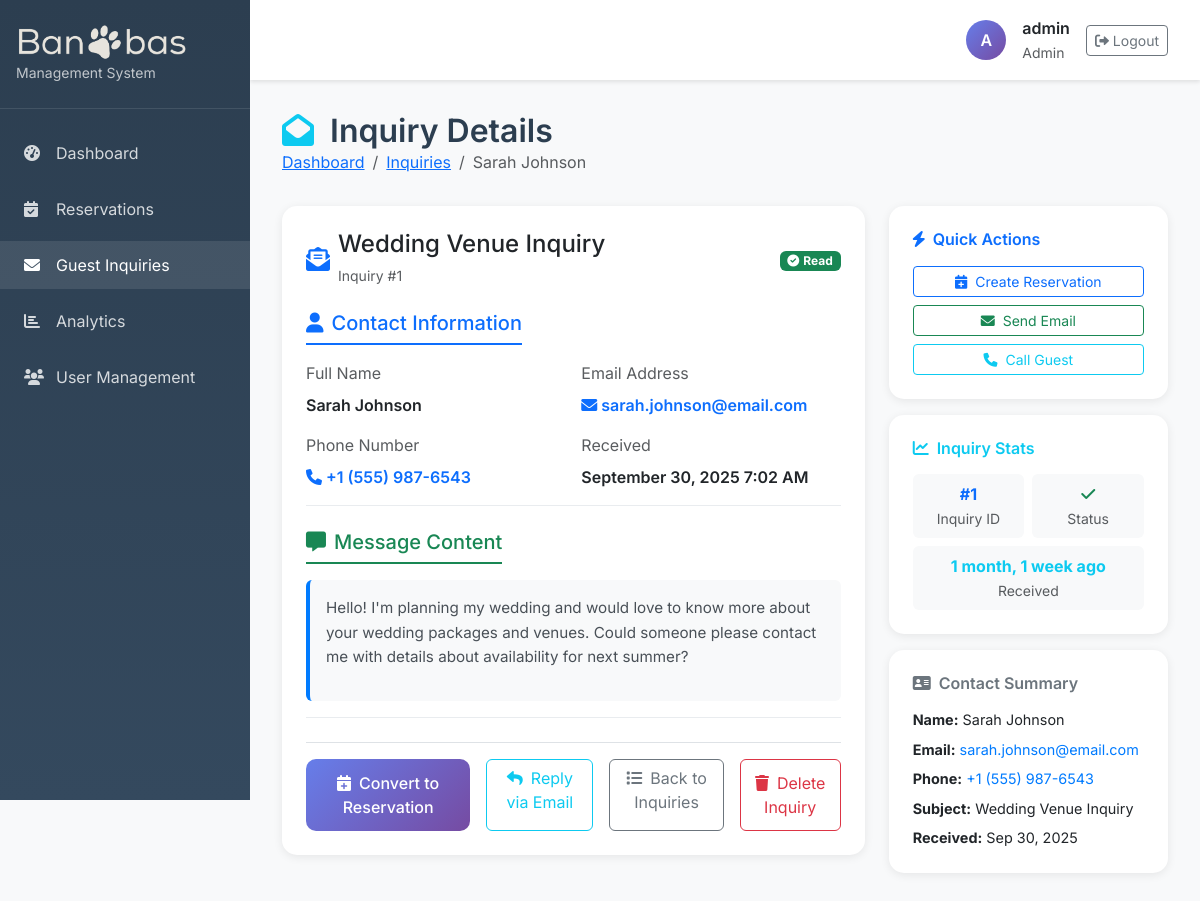
Page /_internal/inquiries/1/ (signed in) on the committed database.
### backoffice/models.py (models this page shows, shortened)
class UserProfile(models.Model):
    ROLE_CHOICES = [
        ('agent', 'Agent'),
        ('viewer', 'Viewer'),
        ('admin', 'Admin'),
    ]
    user = models.OneToOneField(User, on_delete=models.CASCADE)
    role = models.CharField(max_length=10, choices=ROLE_CHOICES, default='agent')
    created_at = models.DateTimeField(auto_now_add=True)
    updated_at = models.DateTimeField(auto_now=True)
    def can_edit_reservations(self):
        return self.role == 'admin'

### resort/models.py (models this page shows, shortened)
class Contact(models.Model):
    name = models.CharField(max_length=100)
    email = models.EmailField()
    phone = models.CharField(max_length=20, blank=True)
    subject = models.CharField(max_length=200)
    message = models.TextField()
    created_at = models.DateTimeField(auto_now_add=True)
    is_read = models.BooleanField(default=False)
    class Meta:
        ordering = ['-created_at']

### backoffice/views.py (the view, shortened to what this page needs)
# urls.py: path('inquiries/<int:pk>/', views.ContactInquiryDetailView.as_view(), name='inquiry_detail'),
class ContactInquiryDetailView(ViewerAllowedMixin, DetailView):
    model = Contact
    template_name = 'backoffice/inquiry_detail.html'
    context_object_name = 'inquiry'
    def get_object(self):
        obj = super().get_object()
        if not obj.is_read and self.request.method == 'GET':
            obj.is_read = True
            obj.save()
        return obj

### templates/backoffice/inquiry_detail.html (shortened to what this page needs)
{% extends 'backoffice/base.html' %}
{% block content %}
<div class="page-header">
    <h1 class="page-title">
        <i class="fas fa-envelope-open text-info me-2"></i>
        Inquiry Details
    </h1>
    <nav aria-label="breadcrumb">
        <ol class="breadcrumb">
            <li class="breadcrumb-item"><a href="{% url 'backoffice:dashboard' %}">Dashboard</a></li>
            <li class="breadcrumb-item"><a href="{% url 'backoffice:inquiry_list' %}">Inquiries</a></li>
            <li class="breadcrumb-item active">{{ inquiry.name }}</li>
        </ol>
    </nav>
</div>
<div class="row">
    <div class="col-lg-8">
        <div class="stat-card">
            <div class="d-flex justify-content-between align-items-center mb-4">
                <div class="d-flex align-items-center">
                    <i class="fas fa-envelope-open-text text-primary me-2 fs-4"></i>
                    <div>
                        <h4 class="mb-1">{{ inquiry.subject }}</h4>
                        <small class="text-muted">Inquiry #{{ inquiry.id }}</small>
                    </div>
                </div>
                <div>
                    {% if inquiry.is_read %}
                        <span class="badge bg-success">
                            <i class="fas fa-check-circle me-1"></i>Read
                        </span>
                    {% else %}
                        <span class="badge bg-warning">
                            <i class="fas fa-envelope me-1"></i>Unread
                        </span>
                    {% endif %}
                </div>
            </div>
            <div class="card-section mb-4">
                <h5 class="section-title text-primary mb-3">
                    <i class="fas fa-user me-2"></i>Contact Information
                </h5>
                <div class="row g-3">
                    <div class="col-md-6">
                        <label class="form-label text-muted">Full Name</label>
                        <div class="fw-semibold">{{ inquiry.name }}</div>
                    </div>
                    <div class="col-md-6">
                        <label class="form-label text-muted">Email Address</label>
                        <div class="fw-semibold">
                            <a href="mailto:{{ inquiry.email }}" class="text-decoration-none">
                                <i class="fas fa-envelope me-1"></i>{{ inquiry.email }}
                            </a>
                        </div>
                    </div>
                    {% if inquiry.phone %}
                    <div class="col-md-6">
                        <label class="form-label text-muted">Phone Number</label>
                        <div class="fw-semibold">
                            <a href="tel:{{ inquiry.phone }}" class="text-decoration-none">
                                <i class="fas fa-phone me-1"></i>{{ inquiry.phone }}
                            </a>
                        </div>
                    </div>
                    {% endif %}
                    <div class="col-md-6">
                        <label class="form-label text-muted">Received</label>
                        <div class="fw-semibold">{{ inquiry.created_at|date:"F j, Y g:i A" }}</div>
                    </div>
                </div>
            </div>
            <div class="card-section mb-4">
                <h5 class="section-title text-success mb-3">
                    <i class="fas fa-comment-alt me-2"></i>Message Content
                </h5>
                <div class="message-content p-3 bg-light rounded">
                    <div class="message-text">{{ inquiry.message|linebreaks }}</div>
                </div>
            </div>
            <div class="d-flex gap-3 pt-3 border-top">
                <a href="{% url 'backoffice:convert_inquiry' inquiry.pk %}" class="btn btn-primary">
                    <i class="fas fa-calendar-plus me-2"></i>Convert to Reservation
                </a>
                <a href="mailto:{{ inquiry.email }}?subject=Re: {{ inquiry.subject|urlencode }}" class="btn btn-outline-info">
                    <i class="fas fa-reply me-2"></i>Reply via Email
                </a>
                <a href="{% url 'backoffice:inquiry_list' %}" class="btn btn-outline-secondary">
                    <i class="fas fa-list me-2"></i>Back to Inquiries
                </a>
                <button type="button" class="btn btn-outline-danger" data-bs-toggle="modal" data-bs-target="#deleteInquiryModal">
                    <i class="fas fa-trash me-2"></i>Delete Inquiry
                </button>
            </div>
        </div>
    </div>
    <div class="col-lg-4">
        <div class="stat-card mb-3">
            <h6 class="fw-semibold text-primary mb-3">
                <i class="fas fa-bolt me-2"></i>Quick Actions
            </h6>
            <div class="d-grid gap-2">
                <a href="{% url 'backoffice:convert_inquiry' inquiry.pk %}" class="btn btn-outline-primary btn-sm">
                    <i class="fas fa-calendar-plus me-2"></i>Create Reservation
                </a>
                <a href="mailto:{{ inquiry.email }}" class="btn btn-outline-success btn-sm">
                    <i class="fas fa-envelope me-2"></i>Send Email
                </a>
                {% if inquiry.phone %}
                <a href="tel:{{ inquiry.phone }}" class="btn btn-outline-info btn-sm">
                    <i class="fas fa-phone me-2"></i>Call Guest
                </a>
                {% endif %}
            </div>
        </div>
        <div class="stat-card mb-3">
            <h6 class="fw-semibold text-info mb-3">
                <i class="fas fa-chart-line me-2"></i>Inquiry Stats
            </h6>
            <div class="row g-2 text-center">
                <div class="col-6">
                    <div class="bg-light rounded p-2">
                        <div class="fw-bold text-primary">#{{ inquiry.id }}</div>
                        <small class="text-muted">Inquiry ID</small>
                    </div>
                </div>
                <div class="col-6">
                    <div class="bg-light rounded p-2">
                        <div class="fw-bold text-success">
                            {% if inquiry.is_read %}
                                <i class="fas fa-check text-success"></i>
                            {% else %}
                                <i class="fas fa-clock text-warning"></i>
                            {% endif %}
                        </div>
                        <small class="text-muted">Status</small>
                    </div>
                </div>
                <div class="col-12">
                    <div class="bg-light rounded p-2">
                        <div class="fw-bold text-info">{{ inquiry.created_at|timesince }} ago</div>
                        <small class="text-muted">Received</small>
                    </div>
                </div>
            </div>
        </div>
        <div class="stat-card">
            <h6 class="fw-semibold text-secondary mb-3">
                <i class="fas fa-address-card me-2"></i>Contact Summary
            </h6>
            <div class="contact-summary">
                <div class="mb-2">
                    <strong>Name:</strong> {{ inquiry.name }}
                </div>
                <div class="mb-2">
                    <strong>Email:</strong>
                    <a href="mailto:{{ inquiry.email }}" class="text-decoration-none">{{ inquiry.email }}</a>
                </div>
                {% if inquiry.phone %}
                <div class="mb-2">
                    <strong>Phone:</strong>
                    <a href="tel:{{ inquiry.phone }}" class="text-decoration-none">{{ inquiry.phone }}</a>
                </div>
                {% endif %}
                <div class="mb-2">
                    <strong>Subject:</strong> {{ inquiry.subject }}
                </div>
                <div>
                    <strong>Received:</strong> {{ inquiry.created_at|date:"M j, Y" }}
                </div>
            </div>
        </div>
    </div>
</div>
{% endblock %}

### templates/backoffice/base.html (shortened to what this page needs)
<!DOCTYPE html>
{% load static %}
<html lang="en">
<head>
    <link href="https://cdn.jsdelivr.net/npm/bootstrap@5.3.2/dist/css/bootstrap.min.css" rel="stylesheet">
    <link rel="stylesheet" href="https://cdnjs.cloudflare.com/ajax/libs/font-awesome/6.0.0/css/all.min.css">
</head>
<body>
    <div class="sidebar" id="sidebar">
        <div class="sidebar-brand">
            <h4>
                <img class="logo" src="{% static 'images/logo/logo.png' %}" alt="Banbas Resort"
                     onerror="this.onerror=null;this.src='{% static 'images/logo/logo1.png' %}';">
            </h4>
            <small>Management System</small>
        </div>
        <nav class="sidebar-nav">
            <ul class="nav flex-column">
                <li class="nav-item">
                    <a class="nav-link {% if request.resolver_match.url_name == 'dashboard' %}active{% endif %}"
                       href="{% url 'backoffice:dashboard' %}">
                        <i class="fas fa-tachometer-alt"></i>
                        Dashboard
                    </a>
                </li>
                <li class="nav-item">
                    <a class="nav-link {% if 'reservation' in request.resolver_match.url_name %}active{% endif %}"
                       href="{% url 'backoffice:reservation_list' %}">
                        <i class="fas fa-calendar-check"></i>
                        Reservations
                    </a>
                </li>
                <li class="nav-item">
                    <a class="nav-link {% if 'inquiry' in request.resolver_match.url_name %}active{% endif %}"
                       href="{% url 'backoffice:inquiry_list' %}">
                        <i class="fas fa-envelope"></i>
                        Guest Inquiries
                    </a>
                </li>
                <li class="nav-item">
                    <a class="nav-link {% if request.resolver_match.url_name == 'analytics' %}active{% endif %}"
                       href="{% url 'backoffice:analytics' %}">
                        <i class="fas fa-chart-bar"></i>
                        Analytics
                    </a>
                </li>
                {% if user.is_authenticated and user.userprofile and user.userprofile.role == 'admin' and user.userprofile.can_edit_reservations %}
                <li class="nav-item">
                    <a class="nav-link {% if 'user' in request.resolver_match.url_name %}active{% endif %}"
                       href="{% url 'backoffice:user_list' %}">
                        <i class="fas fa-users"></i>
                        User Management
                    </a>
                </li>
                {% endif %}
            </ul>
        </nav>
    </div>
    <div class="main-content">
        <div class="top-navbar">
            <div class="d-flex justify-content-between align-items-center">
                <div class="user-info ms-auto">
                    {% if user.is_authenticated %}
                        <div class="user-avatar">
                            {{ user.first_name.0|default:user.username.0|upper }}
                        </div>
                        <div>
                            <div class="fw-semibold">{{ user.get_full_name|default:user.username }}</div>
                            <small class="text-muted">
                                {% if user.userprofile %}{{ user.userprofile.get_role_display }}{% else %}User{% endif %}
                            </small>
                        </div>
                        <div class="ms-3">
                            <form method="post" action="{% url 'backoffice:logout' %}" style="display: inline;">
                                <button type="submit" class="btn btn-outline-secondary btn-sm">
                                    <i class="fas fa-sign-out-alt"></i> Logout
                                </button>
                            </form>
                        </div>
                    {% endif %}
                </div>
            </div>
        </div>
        <div class="content-area">
            {% block content %}
            {% endblock %}
        </div>
    </div>
</body>
</html>

### rows in the picture
Contact: name "Sarah Johnson", subject "Wedding Venue Inquiry", id "1", email "sarah.johnson@email.com", phone "+1 (555) 987-6543", created_at "September 30, 2025 7:02 AM", message "Hello! I'm planning my wedding and would love to know more about your wedding packages and venues. Could someone please contact me with details about availability for next summer?", created_at "1 month, 1 week", created_at "Sep 30, 2025"

### other values in the picture
{{ user.first_name.0|default:user.username.0|upper }} "A"
{{ user.get_full_name|default:user.username }} "admin"
{{ user.userprofile.get_role_display }} "Admin"
